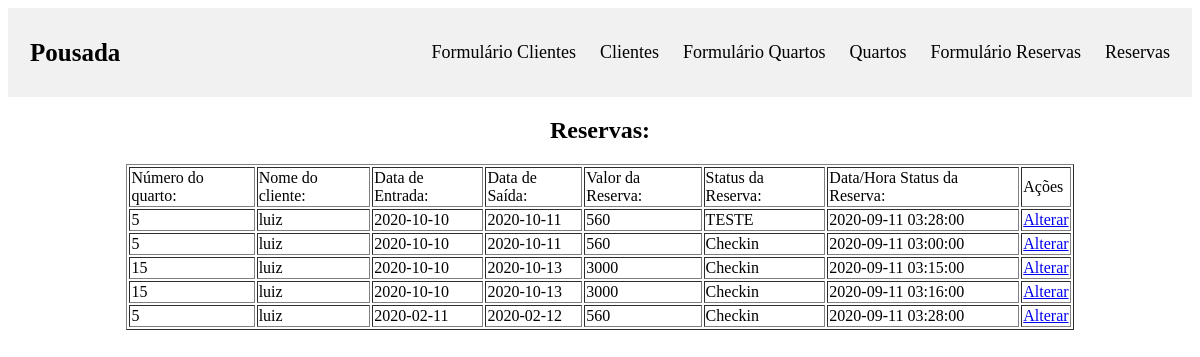
The page /Pousada/reservas.php on the database its author committed.
### tables this page shows
CREATE TABLE IF NOT EXISTS `reservas` (
  `id` int NOT NULL AUTO_INCREMENT,
  `id_quarto` int NOT NULL,
  `id_cliente` int NOT NULL,
  `data_entrada` date NOT NULL,
  `data_saida` date NOT NULL,
  `valor_reserva` int NOT NULL,
  `status_reserva` varchar(25) NOT NULL,
  `datahora_status` timestamp NOT NULL,
  PRIMARY KEY (`id`),
  KEY `id_cliente_fk` (`id_cliente`),
  KEY `id_quarto_fk` (`id_quarto`)
);

CREATE TABLE IF NOT EXISTS `quartos` (
  `id` int NOT NULL AUTO_INCREMENT,
  `num_porta` varchar(20) NOT NULL,
  `tipo_quarto` varchar(50) NOT NULL,
  `valor_diaria` int NOT NULL,
  `status` varchar(20) NOT NULL,
  PRIMARY KEY (`id`)
);

CREATE TABLE IF NOT EXISTS `clientes` (
  `id` int NOT NULL AUTO_INCREMENT,
  `nome_cliente` varchar(65) NOT NULL,
  `documento` varchar(25) NOT NULL,
  `data_nascimento` date NOT NULL,
  `cidade` varchar(25) NOT NULL,
  `estado` varchar(25) NOT NULL,
  PRIMARY KEY (`id`)
);

### Pousada/reservas.php (the view, shortened to what this page needs)
<?php
require_once('conexao.php');
?>
<!DOCTYPE html>
<html lang="pt-br">
<head>
	<link rel="stylesheet" type="text/css" href="estilo.css">
</head>
<body>
	<?php include_once("index.php"); ?>
	<h2 align=center>Reservas:</h2>
	<table border=1 width=80% align=center>
		<tr>
			<td><label for="num_quarto">Número do quarto:</label></td>
			<td><label for="nome_cliente">Nome do cliente:</label></td>
			<td><label for="data_entrada">Data de Entrada:</label></td>
			<td><label for="data_saida">Data de Saída:</label></td>
			<td><label for="valor_reserva">Valor da Reserva:</label></td>
			<td><label for="status_reserva">Status da Reserva:</label></td>
			<td><label for="datahora_status">Data/Hora Status da Reserva:</label></td>
			<td><label for="acoes">Ações</label></td>
		</tr>
		<?php
		$sql = "select r.*, q.num_porta, c.nome_cliente from reservas as r left join quartos as q on r.id_quarto = q.id left join clientes as c on r.id_cliente = c.id";
		$resultado = mysqli_query($conexao, $sql);
		while ($dados = mysqli_fetch_array($resultado)) {
			echo '<tr><td>' . $dados['num_porta'] . '</td>
				  <td>' . $dados['nome_cliente'] . '</td>
				  <td>' . $dados['data_entrada'] . '</td>
					<td>' . $dados['data_saida'] . '</td>
					<td>' . $dados['valor_reserva'] . '</td>
					<td>' . $dados['status_reserva'] . '</td>
					<td>' . $dados['datahora_status'] . '</td>
				  <td>
					<a href="formulario_reservas.php?id=' . $dados['id'] . '">Alterar</a>
				  </td></tr>';
		}
		?>
	</table>
</body>
</html>

### Pousada/index.php (shortened to what this page needs)
<div class="header">
  <a href="index.php" class="logo">Pousada</a>
  <div class="header-right">
    <a href="formulario_clientes.php">Formulário Clientes</a>
    <a href="clientes.php">Clientes</a>
    <a href="formulario_quartos.php">Formulário Quartos</a>
    <a href="quartos.php">Quartos</a>
    <a href="formulario_reservas.php">Formulário Reservas</a>
    <a href="reservas.php">Reservas</a>
  </div>
</div>

### Pousada/index.php (style rules this page uses)
.header { overflow: hidden; background-color: #f1f1f1; padding: 20px 10px; }
.header a { float: left; color: black; text-align: center; padding: 12px; text-decoration: none; font-size: 18px; line-height: 25px; border-radius: 4px; }
.header a.logo { font-size: 25px; font-weight: bold; }
.header-right { float: right; }

### rows shown on the page
reservas: id_quarto.num_porta "5", id_cliente.nome_cliente "luiz", data_entrada "2020-10-10", data_saida "2020-10-11", valor_reserva "560", status_reserva "TESTE", datahora_status "2020-09-11 03:28:00"
reservas: id_quarto.num_porta "5", id_cliente.nome_cliente "luiz", data_entrada "2020-10-10", data_saida "2020-10-11", valor_reserva "560", status_reserva "Checkin", datahora_status "2020-09-11 03:00:00"
reservas: id_quarto.num_porta "15", id_cliente.nome_cliente "luiz", data_entrada "2020-10-10", data_saida "2020-10-13", valor_reserva "3000", status_reserva "Checkin", datahora_status "2020-09-11 03:15:00"
reservas: id_quarto.num_porta "15", id_cliente.nome_cliente "luiz", data_entrada "2020-10-10", data_saida "2020-10-13", valor_reserva "3000", status_reserva "Checkin", datahora_status "2020-09-11 03:16:00"
reservas: id_quarto.num_porta "5", id_cliente.nome_cliente "luiz", data_entrada "2020-02-11", data_saida "2020-02-12", valor_reserva "560", status_reserva "Checkin", datahora_status "2020-09-11 03:28:00"
